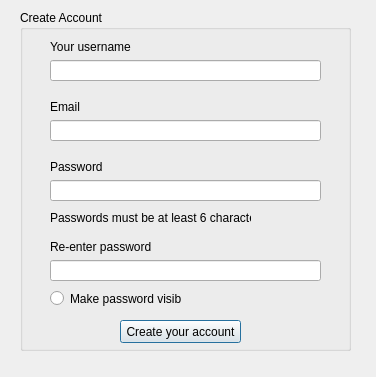
<?xml version="1.0" encoding="UTF-8"?>
<ui version="4.0">
 <class>userCreation</class>
 <widget class="QDialog" name="userCreation">
  <property name="geometry">
   <rect>
    <x>0</x>
    <y>0</y>
    <width>376</width>
    <height>377</height>
   </rect>
  </property>
  <property name="windowTitle">
   <string>Dialog</string>
  </property>
  <widget class="QGroupBox" name="groupBox">
   <property name="geometry">
    <rect>
     <x>20</x>
     <y>10</y>
     <width>331</width>
     <height>341</height>
    </rect>
   </property>
   <property name="title">
    <string>Create Account</string>
   </property>
   <widget class="QLabel" name="label_5">
    <property name="geometry">
     <rect>
      <x>30</x>
      <y>200</y>
      <width>201</width>
      <height>16</height>
     </rect>
    </property>
    <property name="text">
     <string>Passwords must be at least 6 characters.</string>
    </property>
   </widget>
   <widget class="QRadioButton" name="passw_radio">
    <property name="geometry">
     <rect>
      <x>30</x>
      <y>280</y>
      <width>131</width>
      <height>17</height>
     </rect>
    </property>
    <property name="text">
     <string>Make password visible.</string>
    </property>
   </widget>
   <widget class="QPushButton" name="push_createa">
    <property name="geometry">
     <rect>
      <x>100</x>
      <y>310</y>
      <width>121</width>
      <height>23</height>
     </rect>
    </property>
    <property name="text">
     <string>Create your account</string>
    </property>
   </widget>
   <widget class="QWidget" name="layoutWidget">
    <property name="geometry">
     <rect>
      <x>30</x>
      <y>30</y>
      <width>271</width>
      <height>41</height>
     </rect>
    </property>
    <layout class="QVBoxLayout" name="verticalLayout">
     <item>
      <widget class="QLabel" name="label">
       <property name="text">
        <string>Your username</string>
       </property>
      </widget>
     </item>
     <item>
      <widget class="QLineEdit" name="uname_create"/>
     </item>
    </layout>
   </widget>
   <widget class="QWidget" name="layoutWidget">
    <property name="geometry">
     <rect>
      <x>30</x>
      <y>90</y>
      <width>271</width>
      <height>41</height>
     </rect>
    </property>
    <layout class="QVBoxLayout" name="verticalLayout_2">
     <item>
      <widget class="QLabel" name="label_2">
       <property name="text">
        <string>Email</string>
       </property>
      </widget>
     </item>
     <item>
      <widget class="QLineEdit" name="email_create"/>
     </item>
    </layout>
   </widget>
   <widget class="QWidget" name="layoutWidget">
    <property name="geometry">
     <rect>
      <x>30</x>
      <y>150</y>
      <width>271</width>
      <height>41</height>
     </rect>
    </property>
    <layout class="QVBoxLayout" name="verticalLayout_3">
     <item>
      <widget class="QLabel" name="label_3">
       <property name="text">
        <string>Password</string>
       </property>
      </widget>
     </item>
     <item>
      <widget class="QLineEdit" name="passw1_create">
       <property name="echoMode">
        <enum>QLineEdit::Password</enum>
       </property>
      </widget>
     </item>
    </layout>
   </widget>
   <widget class="QWidget" name="layoutWidget">
    <property name="geometry">
     <rect>
      <x>30</x>
      <y>230</y>
      <width>271</width>
      <height>41</height>
     </rect>
    </property>
    <layout class="QVBoxLayout" name="verticalLayout_4">
     <item>
      <widget class="QLabel" name="label_4">
       <property name="text">
        <string>Re-enter password</string>
       </property>
      </widget>
     </item>
     <item>
      <widget class="QLineEdit" name="passw2_create">
       <property name="echoMode">
        <enum>QLineEdit::Password</enum>
       </property>
      </widget>
     </item>
    </layout>
   </widget>
  </widget>
  <widget class="QLabel" name="label_6">
   <property name="geometry">
    <rect>
     <x>20</x>
     <y>350</y>
     <width>331</width>
     <height>16</height>
    </rect>
   </property>
   <property name="text">
    <string/>
   </property>
  </widget>
 </widget>
 <resources/>
 <connections/>
</ui>
